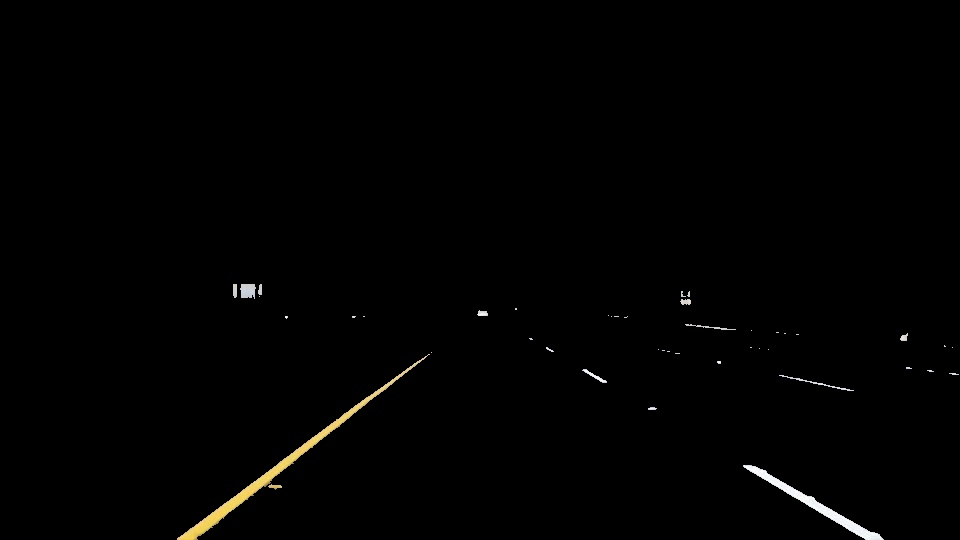
#> input picture colorSelected.jpg, 960 x 540 px, given as the content of the folder test_images/, which was not available
$ jupyter execute --allow-errors P1.ipynb   (shell and % lines are left out)   (text cells are left out)
#> lines starting #> are read from the running program, lines starting #| are printed output that depends on the picture; after the words box and inside, x2 and y2 are one past the last pixel; in counts of white or black regions, pixels touching at a corner belong together; pictures that were not available may be replaced by others from this repository, and a replacement may not be noted
[cell 1]
#importing some useful packages
import matplotlib.pyplot as plt
import matplotlib.image as mpimg
import numpy as np
import cv2
import os

[cell 2]
# [8 lines left out: function read_in_an_image, not called in this run]

[cell 3]
import math

def grayscale(img):
    """Applies the Grayscale transform
    This will return an image with only one color channel
    but NOTE: to see the returned image as grayscale
    (assuming your grayscaled image is called 'gray')
    you should call plt.imshow(gray, cmap='gray')"""
    return cv2.cvtColor(img, cv2.COLOR_RGB2GRAY)
    # Or use BGR2GRAY if you read an image with cv2.imread()
    # return cv2.cvtColor(img, cv2.COLOR_BGR2GRAY)

def canny(img, low_threshold, high_threshold):
    """Applies the Canny transform"""
    return cv2.Canny(img, low_threshold, high_threshold)

def gaussian_blur(img, kernel_size):
    """Applies a Gaussian Noise kernel"""
    return cv2.GaussianBlur(img, (kernel_size, kernel_size), 0)

def region_of_interest(img, vertices):
    """
    Applies an image mask.

    Only keeps the region of the image defined by the polygon
    formed from `vertices`. The rest of the image is set to black.
    """
    #defining a blank mask to start with
    mask = np.zeros_like(img)

    #defining a 3 channel or 1 channel color to fill the mask with depending on the input image
    if len(img.shape) > 2:
        channel_count = img.shape[2]  # i.e. 3 or 4 depending on your image
        ignore_mask_color = (255,) * channel_count
    else:
        ignore_mask_color = 255

    #filling pixels inside the polygon defined by "vertices" with the fill color
    cv2.fillPoly(mask, vertices, ignore_mask_color)

    #returning the image only where mask pixels are nonzero
    masked_image = cv2.bitwise_and(img, mask)
    return masked_image


# [31 lines left out: functions draw_lines, hough_lines, not called in this run]

# Python 3 has support for cool math symbols.

def weighted_img(img, initial_img, α=0.8, β=1., λ=0.):
    """
    `img` is the output of the hough_lines(), An image with lines drawn on it.
    Should be a blank image (all black) with lines drawn on it.

    `initial_img` should be the image before any processing.

    The result image is computed as follows:

    initial_img * α + img * β + λ
    NOTE: initial_img and img must be the same shape!
    """
    return cv2.addWeighted(initial_img, α, img, β, λ)

def convert_rgb_2_hls(image):
    return cv2.cvtColor(image, cv2.COLOR_RGB2HLS)

def select_colors_white_yellow(image):
    converted = convert_rgb_2_hls(image)

    # White mask
    lower = np.uint8([0, 200, 0])
    upper = np.uint8([255,255,255])
    white_mask = cv2.inRange(converted, lower, upper)

    # Yellow mask
    lower = np.uint8([10, 0, 100])
    upper = np.uint8([40,255,255])
    yellow_mask = cv2.inRange(converted, lower, upper)

    mask = cv2.bitwise_or(white_mask, yellow_mask)
    return cv2.bitwise_and(image, image, mask = mask)


def average_slope_and_intercept(lines):
    # This function takes the individual line segments
    # and determines their slope and intercept.
    # line y = mx + b
    # m = slope, b = intercept
    # intercept b = y - mx
    # Finally, it returns the wighted average slope and intercept
    # for the left and right lane.
    left_lines = []
    left_weights = []
    right_lines = []
    right_weights = []

    for line in lines:
        for x1, y1, x2, y2 in line:
            slope = (y2 - y1) / (x2 - x1)
            if (0.4 < slope < 1.0) or (-1.0 < slope < -0.4):
                intercept = y1 - slope*x1
                #print("slope %f, intercept %f "%(slope, intercept))
                seg_length = np.sqrt((y2-y1)**2.0 + (x2 - x1)**2.0)
                if slope > 0:
                    left_lines.append((slope,intercept))
                    left_weights.append(seg_length)
                elif slope < 0:
                    right_lines.append((slope,intercept))
                    right_weights.append(seg_length)
            else:
                pass

    # Longer lines get more weighted.
    left_lane = np.dot(left_weights, left_lines) / np.sum(left_weights) if len(left_weights) > 0 else None
    right_lane = np.dot(right_weights, right_lines) / np.sum(right_weights) if len(right_weights) > 0 else None

    return left_lane, right_lane


def determine_lane_coordinates(y1, y2, line):
    # This function takes the weighted avearage of the a lane (left and right)
    # and determines their exact location (x,y coordinates) in the image.

    slope, intercept = line
    # x = (y - b) / m
    x1 = int((y1 - intercept)/slope)
    x2 = int((y2 - intercept)/slope)
    y1 = int(y1)
    y2 = int(y2)

    return ((x1,y1), (x2,y2))

def get_complete_lanes_from_segments(image, lines):
    # This function takes the lane segments and determines
    # the complete lane coordinates which are needed to
    # draw on the original image.

    left_lane, right_lane = average_slope_and_intercept(lines)
    #print(left_lane, right_lane)
    y1 = image.shape[0]
    y2 = y1*0.6 #The y coordinate where the line ends

    left_line = determine_lane_coordinates(y1, y2, left_lane)
    right_line = determine_lane_coordinates(y1, y2, right_lane)

    return left_line, right_line

def draw_unbroken_lanes(image, lines, color=[255,0,0], line_weight = 15):
    # This function draws extrapolated left and rigt lanes on a blank image
    only_lanes = np.zeros_like(image)
    for line in lines:
        if line is not None:
            cv2.line(only_lanes, *line, color, line_weight)
    return only_lanes

def hough_lines_continuous(img, rho, theta, threshold, min_line_len, max_line_gap):
    lines = cv2.HoughLinesP(img, rho, theta, threshold, np.array([]), minLineLength=min_line_len, maxLineGap=max_line_gap)
    #print(lines)
    line_img = np.zeros((img.shape[0], img.shape[1], 3), dtype=np.uint8)
    complete_lines = get_complete_lanes_from_segments(img, lines)
    return draw_unbroken_lanes(line_img, complete_lines)

def display_two_images( image_1, image_2):
    fig = plt.figure(figsize=(15,17))
    a = fig.add_subplot(1,2,1)
    a.set_title("Original")
    plt.imshow(image_1)
    a = fig.add_subplot(1,2,2)
    a.set_title("Lane marked")
    plt.imshow(image_2)
    plt.show()

[cell 4]
# [4 lines left out: function list_test_images, not called in this run]

[cell 5]
# Build your pipeline that will draw lane lines on the test_images
# then save them to the test_images directory.

def pipeline_process_image(image):

    # Select the White and Yellow colors
    color_selected_image = select_colors_white_yellow(image)
    #plt.imshow(color_selected_image)

    # Convert the image to gray scale so that Canny Edge Detection
    # could be applied.
    gray_image = grayscale(color_selected_image)
    #plt.imshow(gray_image, cmap='gray')


    # Smoothen the edges with Gaussian Blur
    blur_image = gaussian_blur(gray_image, kernel_size=7)
    #plt.imshow(blur_image, cmap='gray')

    # Canny Edge Detection
    # Recommended ratio between low and high thresholds is 3.
    low_threshold = 50
    high_threshold = 150
    edge_detected_image = canny(blur_image, low_threshold, high_threshold)
    #plt.imshow(edge_detected_image, cmap='gray')


    # Identify the Region of Interest.
    left_bottom = [120,539]
    left_top = [400,320]
    right_bottom = [880,539]
    right_top = [600,320]
    roi_polygon = np.array([left_bottom, left_top, right_top, right_bottom], dtype=np.int32)
    roi_image = region_of_interest(edge_detected_image, [roi_polygon])
    #plt.imshow(roi_image, cmap='gray')

    #Parameters for Hough Lines
    rho = 1
    theta = np.pi/180
    threshold = 15
    min_line_len = 5 # There are some very small length segments in the images.
    max_line_gap = 20
    alpha = 0.8
    beta = 2.0
    lamda = 1
    segments = None
    if segments is not None:
        # This function returns a black image with segmented red lines.
        line_image = hough_lines(roi_image, rho, theta, threshold, min_line_len, max_line_gap)
    else:
        # This function returns a black image with continuous red lines.
        line_image = hough_lines_continuous(roi_image, rho, theta, threshold, min_line_len, max_line_gap)
    #plt.imshow(line_image)

    # Merge the red lane lines on to teh original image
    final_image = weighted_img(line_image, image, alpha, beta, lamda)
    #plt.imshow(final_image)


    return final_image


def process_and_display_test_images():
    # This function
    #    1. reads the test images from the test_images directory
    #    2. processes them
    #    3. displays the processed images
    #    4. writes the processed images to test_images directory
    for in_file in os.listdir("test_images/"):
        folder = "test_images"
        path = folder + "/" + in_file
        image = mpimg.imread(path)
#> image is the input picture: shape (540, 960, 3); mean R, G, B 2, 1.9, 1.5
        print(in_file.lower())
        out_image = pipeline_process_image(image)
#> in convert_rgb_2_hls, `return cv2.cvtColor(image, cv2.COLOR_RGB2HLS)`: returned value: shape (540, 960, 3); mean of channels 0, 1, 2 1.7, 1.7, 4.9
#> in select_colors_white_yellow, `white_mask = cv2.inRange(converted, lower, upper)`:
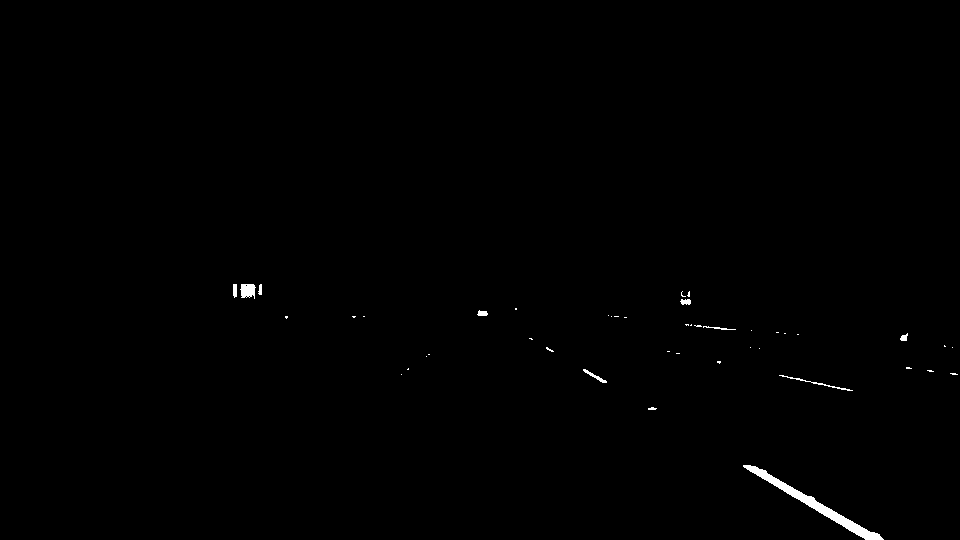
#> white_mask: shape (540, 960); 0.4% white; 44 white regions (33 under 20 px), largest, box (x1, y1, x2, y2) and area: (743, 465, 884, 540) 1261, (240, 284, 256, 299) 184, (779, 375, 853, 391) 115
#> in select_colors_white_yellow, `yellow_mask = cv2.inRange(converted, lower, upper)`:
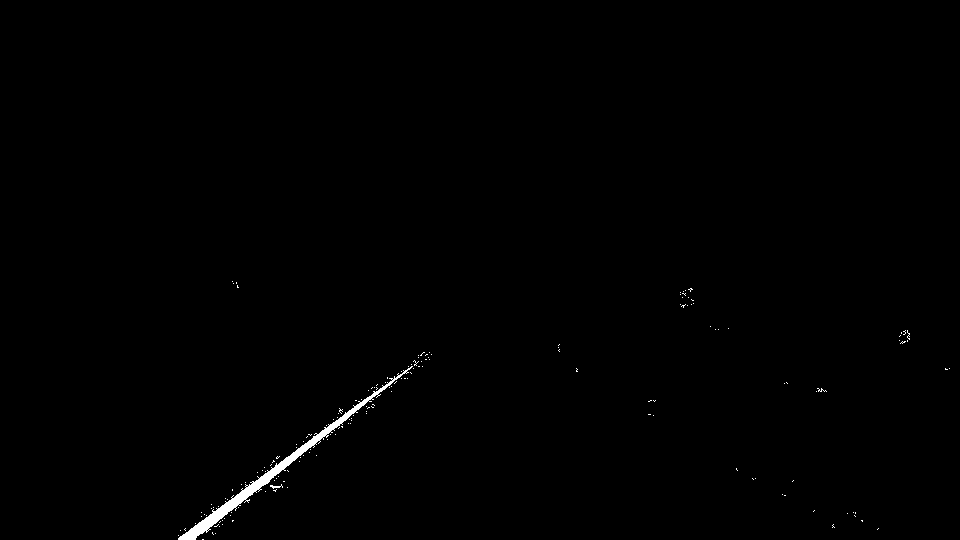
#> yellow_mask: shape (540, 960); 0.47% white; 171 white regions (169 under 20 px), largest, box (x1, y1, x2, y2) and area: (178, 366, 413, 540) 2064, (270, 484, 283, 489) 27
#> in select_colors_white_yellow, `mask = cv2.bitwise_or(white_mask, yellow_mask)`:
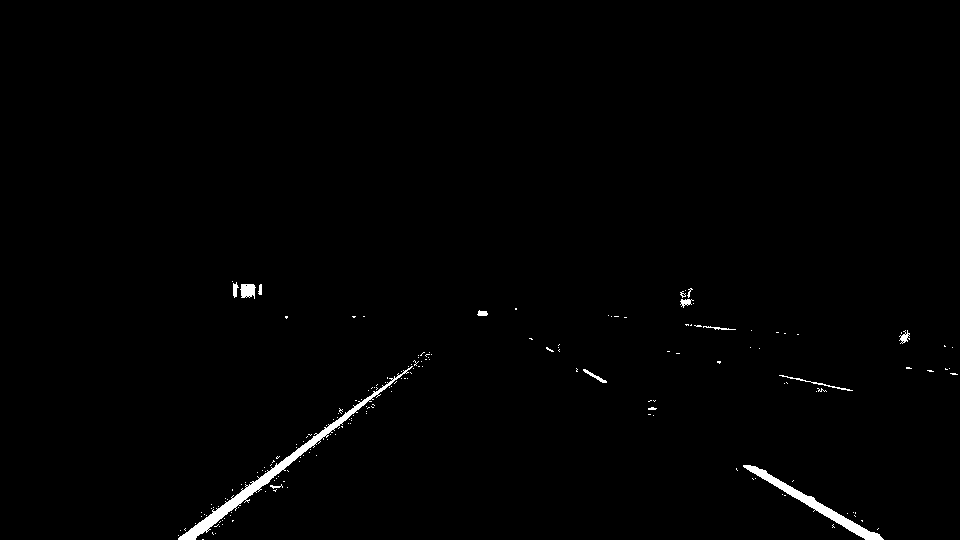
#> mask: shape (540, 960); 0.87% white; 185 white regions (171 under 20 px), largest, box (x1, y1, x2, y2) and area: (178, 366, 413, 540) 2064, (743, 465, 884, 540) 1263, (240, 284, 256, 299) 184
#> in canny, `return cv2.Canny(img, low_threshold, high_threshold)`:
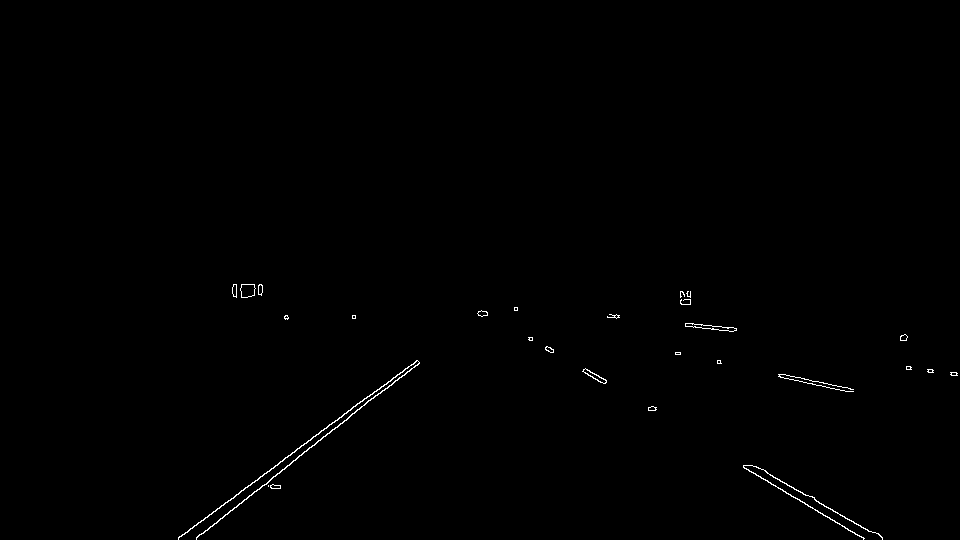
#> returned value: shape (540, 960); 0.39% white in thin lines or dots, all inside (x1, y1, x2, y2) = (178, 284, 958, 540)
#> in region_of_interest, `cv2.fillPoly(mask, vertices, ignore_mask_color)`:
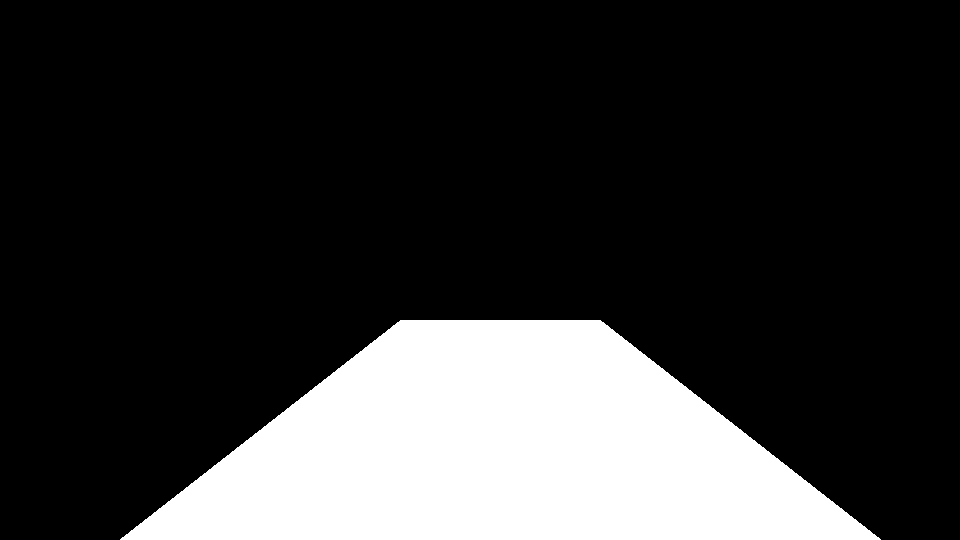
#> mask: shape (540, 960); 20.4% white; 1 white region, box (x1, y1, x2, y2) and area: (120, 320, 881, 540) 105881
#> in region_of_interest, `masked_image = cv2.bitwise_and(img, mask)`:
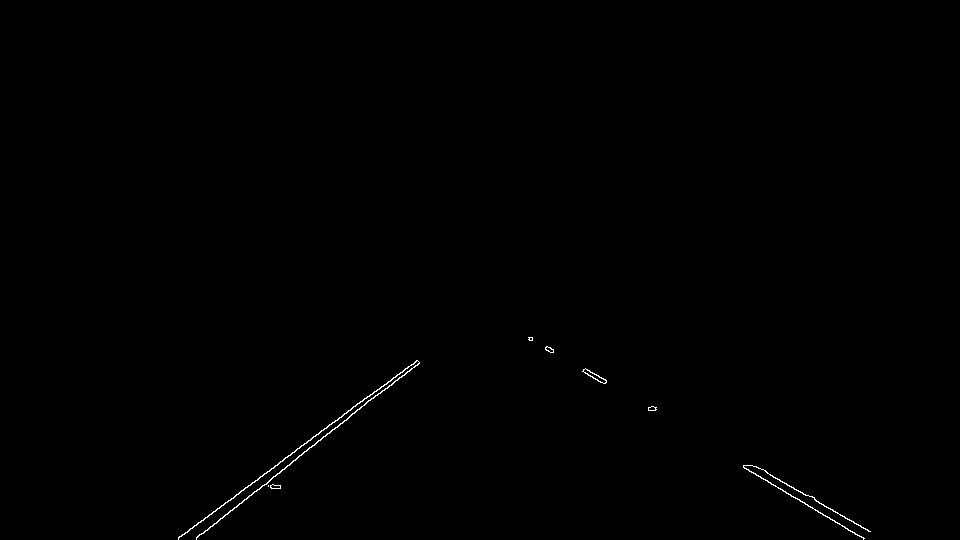
#> masked_image: shape (540, 960); 0.26% white in thin lines or dots, all inside (x1, y1, x2, y2) = (178, 337, 871, 540)
#> in hough_lines_continuous, `lines = cv2.HoughLinesP(img, rho, theta, threshold, np.array([]), minL..`: lines = 23 rows, first 6: [743, 467, 863, 539], [241, 503, 378, 393], [178, 539, 416, 360], [196, 539, 368, 400], [588, 375, 601, 382], [585, 368, 606, 380]
#> the loop in average_slope_and_intercept, `for line in lines:` made 23 passes
#> line on passes 1 to 12: [[743, 467, 863, 539]], [[241, 503, 378, 393]], [[178, 539, 416, 360]], [[196, 539, 368, 400]], [[588, 375, 601, 382]], [[585, 368, 606, 380]], [[751, 465, 870, 531]], [[196, 538, 254, 491]], [[756, 466, 779, 479]], [[178, 538, 357, 403]], [[314, 445, 418, 361]], [[743, 466, 864, 538]]
#> after the loop in average_slope_and_intercept, `for line in lines:`: left_lines = [(0.6, 21.2), (0.538, 58.38), (0.571, 33.71), (0.555, 48.48), (0.565, 38.7), (0.595, 23.88), (0.571, 33), (0.545, 53.55), (0.5, 77), (0.565, 40.57), (0.56, 41.32), (0.552, 51.55), (0.6, 18.2), (0.556, 46.56)]; left_weights = [139.9, 14.76, 24.19, 136.1, 26.42, 140.8, 24.19, 25.06, 6.71, 26.42, 28.65, 33.12, 5.83, 72.07]; right_lines = [(-0.803, 696.5), (-0.752, 672.9), (-0.808, 697.4), (-0.81, 696.8), (-0.754, 672.2), (-0.808, 698.6), (-0.812, 702.4), (-0.774, 682.8), (-0.818, 703.5)]; right_weights = [175.7, 297.8, 221.1, 74.65, 224.2, 133.7, 41.23, 39.2, 14.21]
#> in average_slope_and_intercept, `left_lane = np.dot(left_weights, left_lines) / np.sum(left_weights) if..`: left_lane = [0.573, 36.5]
#> in average_slope_and_intercept, `right_lane = np.dot(right_weights, right_lines) / np.sum(right_weights..`: right_lane = [-0.783, 686.5]
#> in get_complete_lanes_from_segments, `left_lane, right_lane = average_slope_and_intercept(lines)`: left_lane = [0.573, 36.5]; right_lane = [-0.783, 686.5]
#> in determine_lane_coordinates, `slope, intercept = line`: slope = 0.573; intercept = 36.5
#> in determine_lane_coordinates, `x1 = int((y1 - intercept)/slope)`: x1 = 878
#> in determine_lane_coordinates, `x2 = int((y2 - intercept)/slope)`: x2 = 501
#> in get_complete_lanes_from_segments, `left_line = determine_lane_coordinates(y1, y2, left_lane)`: left_line = ((878, 540), (501, 324))
#> in get_complete_lanes_from_segments, `right_line = determine_lane_coordinates(y1, y2, right_lane)`: right_line = ((187, 540), (462, 324))
#> in hough_lines_continuous, `complete_lines = get_complete_lanes_from_segments(img, lines)`: complete_lines = (((878, 540), (501, 324)), ((187, 540), (462, 324)))
#> the loop in draw_unbroken_lanes, `for line in lines:` made 2 passes
#> line on passes 1 to 2: ((878, 540), (501, 324)), ((187, 540), (462, 324))
#> after the loop in draw_unbroken_lanes, `for line in lines:`:
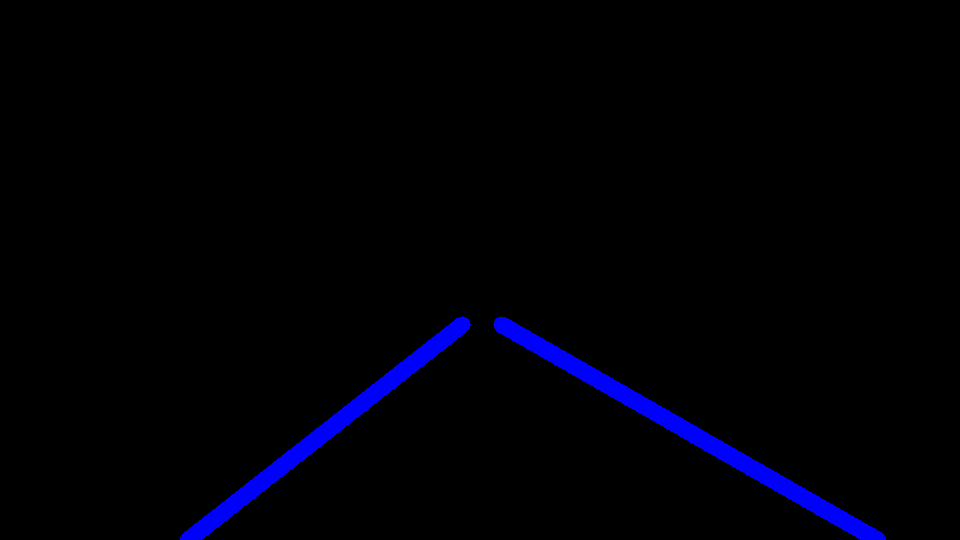
#> only_lanes: shape (540, 960, 3); mean of channels 0, 1, 2 6.6, 0, 0; drawn as B, G, R

        # Save a copy of the processed image
        out_file_name = folder + "/" + "Processed" + in_file
        cv2.imwrite(out_file_name, cv2.cvtColor(out_image, cv2.COLOR_BGR2RGB))
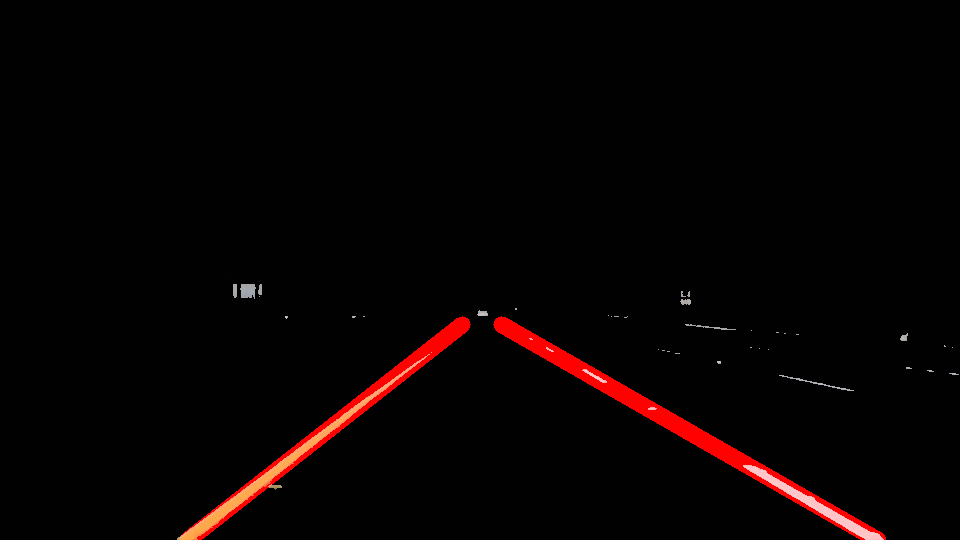
#> saved as ProcessedcolorSelected.jpg: shape (540, 960, 3); mean B, G, R 2.2, 2.5, 7.8

        # Display the orginal and lane marked final images.
        display_two_images( image, out_image)

# Process all the test images and display
# the original and processed images.
process_and_display_test_images()
